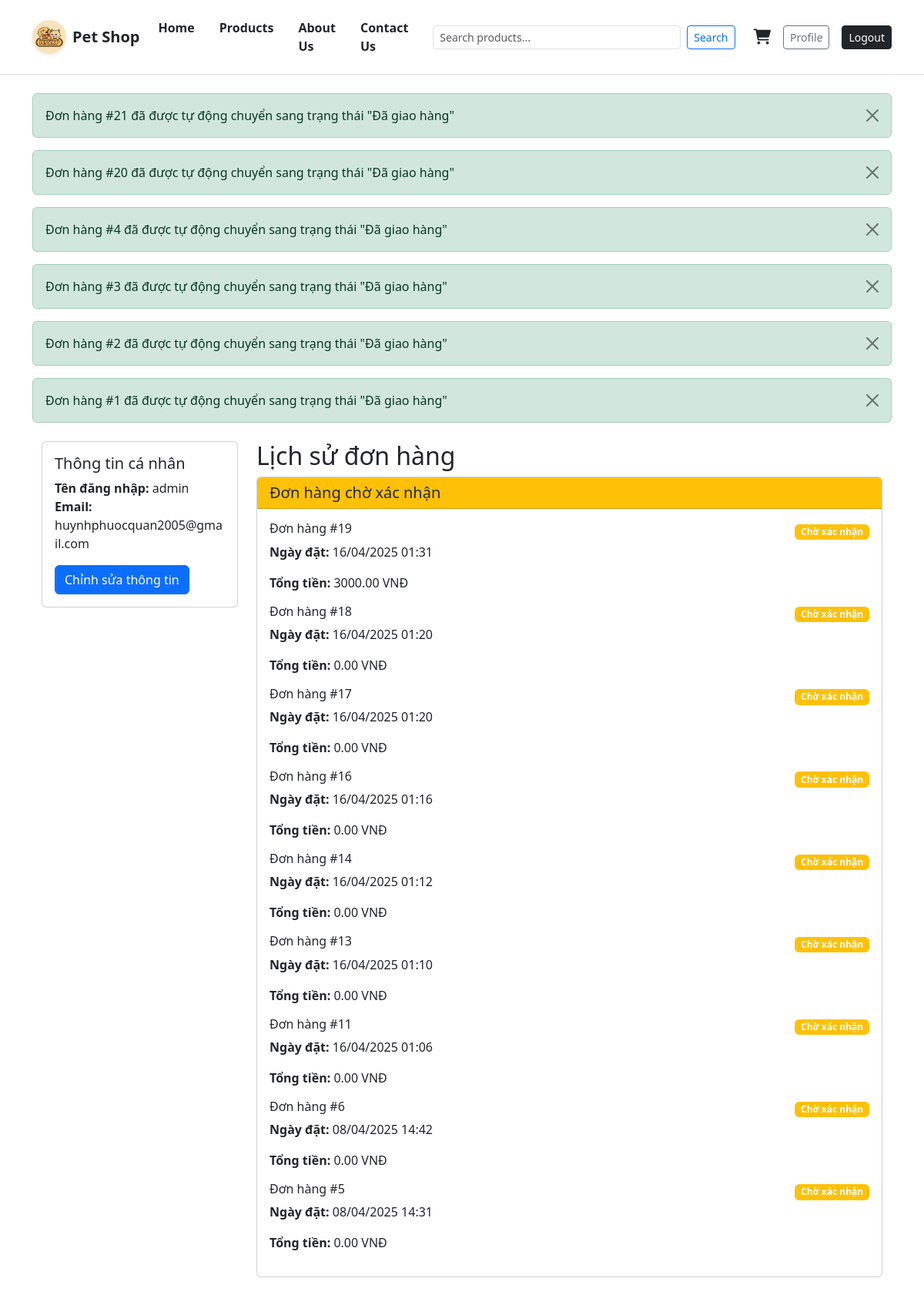
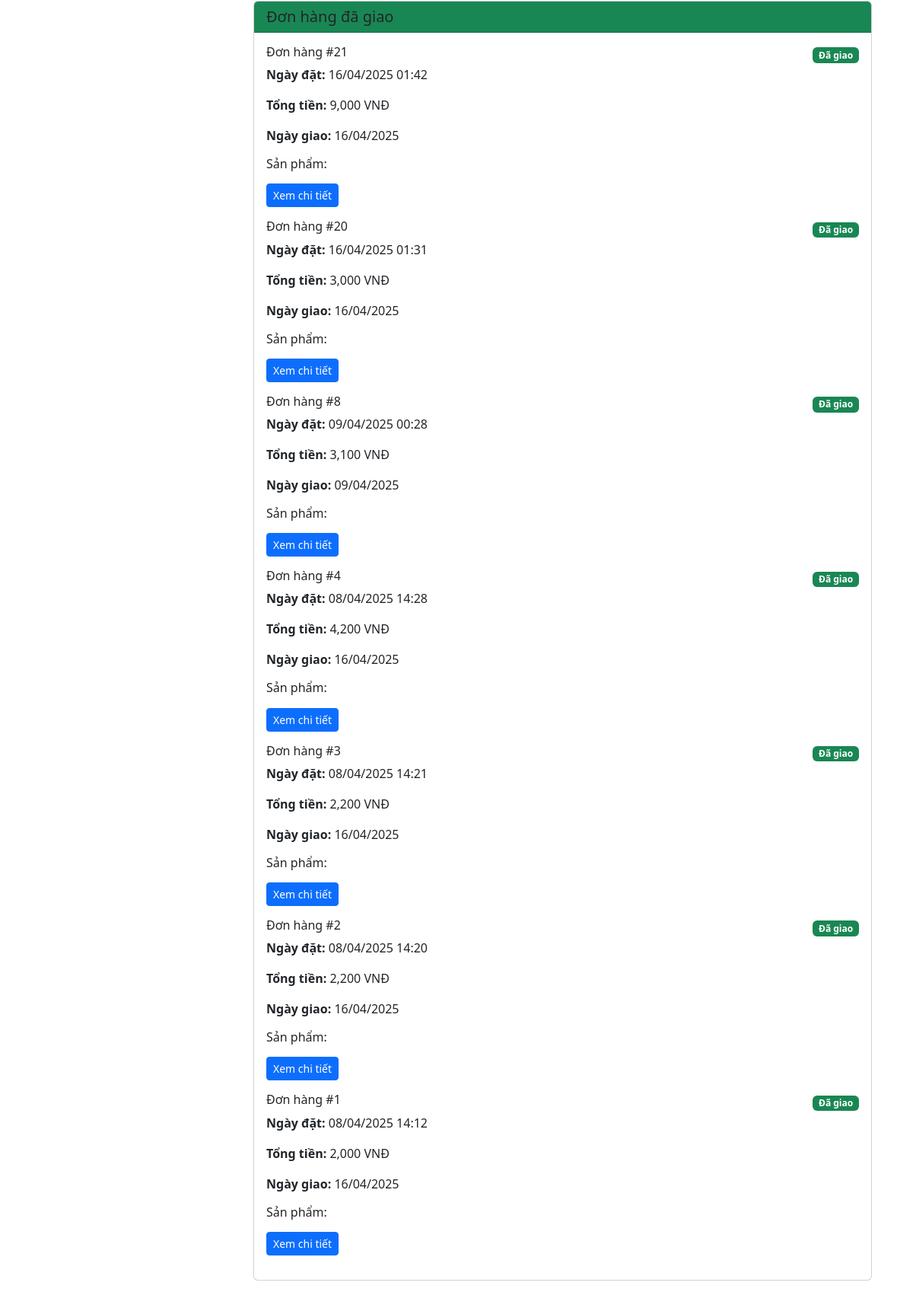
/profile/ (signed in, upper part), run on the app's committed database (2 pictures, top to bottom).
### accounts/models.py (models this page shows, shortened)
class Order(models.Model):
    PAYMENT_METHODS = (
        ('cod', 'Cash on Delivery'),
        ('bank', 'Bank Transfer'),
    )
    STATUS_CHOICES = [
        ('pending', 'Chờ xác nhận'),
        ('shipping', 'Đang giao'),
        ('delivered', 'Đã giao'),
        ('review', 'Đã đánh giá')
    ]
    user = models.ForeignKey(User, on_delete=models.CASCADE)
    full_name = models.CharField(max_length=100)
    email = models.EmailField()
    phone = models.CharField(max_length=20)
    address = models.TextField()
    payment_method = models.CharField(max_length=10, choices=PAYMENT_METHODS)
    total_amount = models.DecimalField(max_digits=10, decimal_places=2)
    status = models.CharField(max_length=20, choices=STATUS_CHOICES, default='pending')
    delivery_date = models.DateField(null=True, blank=True)
    delivery_time = models.TimeField(null=True, blank=True)
    is_auto_delivered = models.BooleanField(default=False)
    created_at = models.DateTimeField(auto_now_add=True)
    updated_at = models.DateTimeField(auto_now=True)
    def save(self, *args, **kwargs):
        if not self.id:
            self.created_at = timezone.now()
        self.updated_at = timezone.now()
        if self.delivery_date and self.delivery_time:
            delivery_datetime = timezone.make_aware(
                datetime.combine(self.delivery_date, self.delivery_time)
            )
            if timezone.now() >= delivery_datetime and not self.is_auto_delivered:
                self.status = 'delivered'
                self.is_auto_delivered = True
                messages.success(None, f'Đơn hàng #{self.id} đã được tự động chuyển sang trạng thái "Đã giao hàng"')
        super().save(*args, **kwargs)

### accounts/views.py (the view)
# urls.py: path('profile/', views.profile, name='profile'),
@login_required
def profile(request):
    user = request.user
    orders = Order.objects.filter(user=user).order_by('-created_at')
    for order in orders:
        if order.delivery_date and order.delivery_time:
            delivery_datetime = timezone.make_aware(
                datetime.combine(order.delivery_date, order.delivery_time)
            )
            if timezone.now() >= delivery_datetime and not order.is_auto_delivered:
                order.status = 'delivered'
                order.is_auto_delivered = True
                order.save()
                messages.success(request, f'Đơn hàng #{order.id} đã được tự động chuyển sang trạng thái "Đã giao hàng"')
    pending_orders = orders.filter(status='pending')
    shipping_orders = orders.filter(status='shipping')
    delivered_orders = orders.filter(status='delivered')
    review_orders = orders.filter(status='review')
    for order in orders:
        order_items = OrderItem.objects.filter(order=order)
        for item in order_items:
            item.review = Review.objects.filter(product=item.product, user=user).first()
    context = {
        'user': user,
        'orders': orders,
        'pending_orders': pending_orders,
        'shipping_orders': shipping_orders,
        'delivered_orders': delivered_orders,
        'review_orders': review_orders
    }
    return render(request, 'profile.html', context)

### accounts/templatetags/order_filters.py (called while the page is built)
@register.filter
def has_review(order_items):
    return all(item.review for item in order_items)

@register.filter
def vnd(value):
    try:
        number = Decimal(str(value))
        if number < Decimal('1000'):
            number = number * Decimal('1000')
        return f"{number:,.0f} VNĐ"
    except Exception:
        return value

### ecommerce/templates/profile.html (shortened to what this page needs)
{% extends 'base.html' %}
{% load static %}
{% load order_filters %}
{% block content %}
<div class="container mt-4">
    <div class="row">
        <div class="col-md-3">
            <div class="card">
                <div class="card-body">
                    <h5 class="card-title">Thông tin cá nhân</h5>
                    <p class="card-text">
                        <strong>Tên đăng nhập:</strong> {{ user.username }}<br>
                        <strong>Email:</strong> {{ user.email }}
                    </p>
                    <a href="{% url 'edit_profile' %}" class="btn btn-primary">Chỉnh sửa thông tin</a>
                </div>
            </div>
        </div>
        <div class="col-md-9">
            <h2>Lịch sử đơn hàng</h2>
            {% if pending_orders %}
            <div class="card mb-4">
                <div class="card-header bg-warning">
                    <h5 class="mb-0">Đơn hàng chờ xác nhận</h5>
                </div>
                <div class="card-body">
                    {% for order in pending_orders %}
                    <div class="order-item mb-3">
                        <div class="d-flex justify-content-between align-items-center">
                            <h6>Đơn hàng #{{ order.id }}</h6>
                            <span class="badge bg-warning">Chờ xác nhận</span>
                        </div>
                        <div class="order-details">
                            <p><strong>Ngày đặt:</strong> {{ order.created_at|date:"d/m/Y H:i" }}</p>
                            <p><strong>Tổng tiền:</strong> {{ order.total_amount }} VNĐ</p>
                        </div>
                    </div>
                    {% endfor %}
                </div>
            </div>
            {% endif %}
            {% if delivered_orders %}
            <div class="card mb-4">
                <div class="card-header bg-success">
                    <h5 class="mb-0">Đơn hàng đã giao</h5>
                </div>
                <div class="card-body">
                    {% for order in delivered_orders %}
                    <div class="order-item mb-3">
                        <div class="d-flex justify-content-between align-items-center">
                            <h6>Đơn hàng #{{ order.id }}</h6>
                            <span class="badge bg-success">Đã giao</span>
                        </div>
                        <div class="order-details">
                            <p><strong>Ngày đặt:</strong> {{ order.created_at|date:"d/m/Y H:i" }}</p>
                            <p><strong>Tổng tiền:</strong> {{ order.total_amount|vnd }}</p>
                            <p><strong>Ngày giao:</strong> {{ order.delivery_date|date:"d/m/Y" }}</p>
                        </div>
                        <div class="order-items">
                            <h6>Sản phẩm:</h6>
                        </div>
                        <div class="mt-2">
                            <a href="{% url 'order_detail' order.id %}" class="btn btn-sm btn-primary">Xem chi tiết</a>
                        </div>
                    </div>
                    {% endfor %}
                </div>
            </div>
            {% endif %}
        </div>
    </div>
</div>
{% endblock %}

### data on the page
Order: id "19", created_at "16/04/2025 01:31", total_amount "3000.00"
Order: id "18", created_at "16/04/2025 01:20", total_amount "0.00"
Order: id "17", created_at "16/04/2025 01:20", total_amount "0.00"
Order: id "16", created_at "16/04/2025 01:16", total_amount "0.00"
Order: id "14", created_at "16/04/2025 01:12", total_amount "0.00"
Order: id "13", created_at "16/04/2025 01:10", total_amount "0.00"
Order: id "11", created_at "16/04/2025 01:06", total_amount "0.00"
Order: id "6", created_at "08/04/2025 14:42", total_amount "0.00"
Order: id "5", created_at "08/04/2025 14:31", total_amount "0.00"
Order: id "21", created_at "16/04/2025 01:42", total_amount|vnd "9,000 VNĐ", delivery_date "16/04/2025"
Order: id "20", created_at "16/04/2025 01:31", total_amount|vnd "3,000 VNĐ", delivery_date "16/04/2025"
Order: id "8", created_at "09/04/2025 00:28", total_amount|vnd "3,100 VNĐ", delivery_date "09/04/2025"
Order: id "4", created_at "08/04/2025 14:28", total_amount|vnd "4,200 VNĐ", delivery_date "16/04/2025"
Order: id "3", created_at "08/04/2025 14:21", total_amount|vnd "2,200 VNĐ", delivery_date "16/04/2025"
Order: id "2", created_at "08/04/2025 14:20", total_amount|vnd "2,200 VNĐ", delivery_date "16/04/2025"
Order: id "1", created_at "08/04/2025 14:12", total_amount|vnd "2,000 VNĐ", delivery_date "16/04/2025"

### other printed values
{{ message }} "Đơn hàng #21 đã được tự động chuyển sang trạng thái \"Đã giao hàng\"" "Đơn hàng #20 đã được tự động chuyển sang trạng thái \"Đã giao hàng\"" "Đơn hàng #4 đã được tự động chuyển sang trạng thái \"Đã giao hàng\"" "Đơn hàng #3 đã được tự động chuyển sang trạng thái \"Đã giao hàng\"" "Đơn hàng #2 đã được tự động chuyển sang trạng thái \"Đã giao hàng\"" "Đơn hàng #1 đã được tự động chuyển sang trạng thái \"Đã giao hàng\""
{{ user.username }} "admin"
{{ user.email }} "huynhphuocquan2005@gmail.com"
